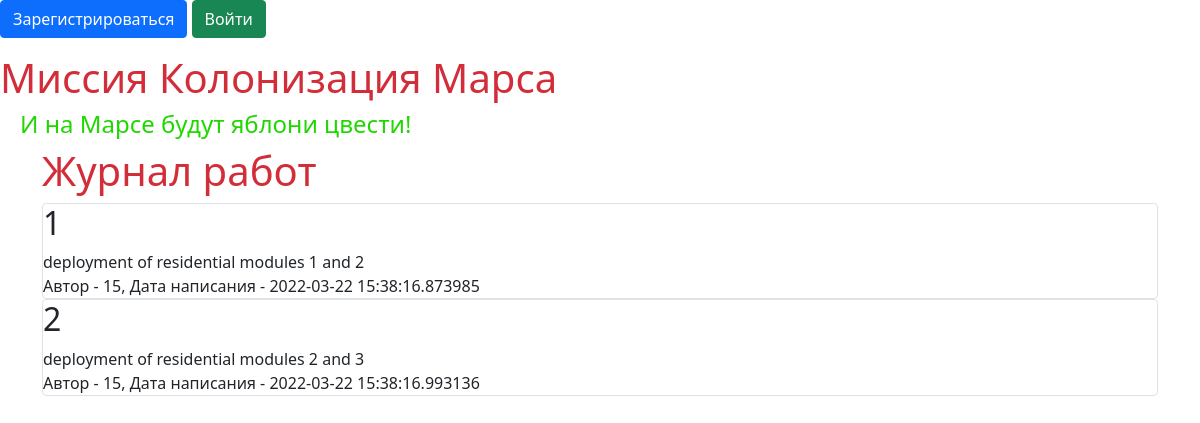
/jobs, run on an earlier commit of the app's database.
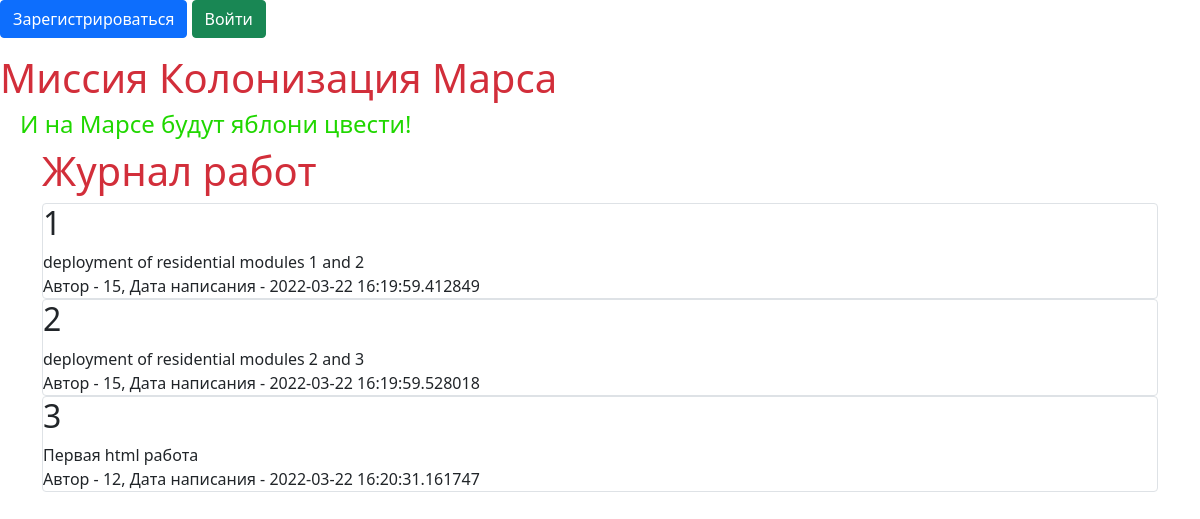
And on a later commit of the database.
### data/jobs.py (models this page shows, shortened)
class Jobs(SqlAlchemyBase):
    __tablename__ = 'jobs'
    id = sqlalchemy.Column(sqlalchemy.Integer,
                           primary_key=True, autoincrement=True)
    team_leader = sqlalchemy.Column(sqlalchemy.Integer,
                                    sqlalchemy.ForeignKey("users.id"))
    job = sqlalchemy.Column(sqlalchemy.String, nullable=True)
    work_size = sqlalchemy.Column(sqlalchemy.Integer, nullable=True)
    collaborators = sqlalchemy.Column(sqlalchemy.String, nullable=True)
    start_date = sqlalchemy.Column(sqlalchemy.DateTime)
    end_date = sqlalchemy.Column(sqlalchemy.DateTime, nullable=True)
    is_finished = sqlalchemy.Column(sqlalchemy.Boolean)
    user = orm.relation('User')

### mars3.py (the view)
@app.route("/")
@app.route("/jobs")
def index():
    db_sess = db_session.create_session()
    jobs = db_sess.query(Jobs).all()  # filter(News.is_private != True)
    return render_template("jobs.html", jobs=jobs)

### data/db_session.py (called while the page is built)
def create_session() -> Session:
    global __factory
    return __factory()

### templates/jobs.html
{% extends "base.html" %}
{% block content %}
<h1>Журнал работ</h1>
{% for item in jobs%}
<div class="col-md6 border rounded">
    <h2>{{item.id}}</h2>
    <div>
        {{item.job}}
    </div>
    <div>
        Автор - {{item.work_size}}, Дата написания - {{item.start_date}}
    </div>
</div>
{% endfor %}
{% endblock %}

### templates/base.html (shortened to what this page needs)
<!doctype html>
<html lang="en">
<head>
    <link href="https://cdn.jsdelivr.net/npm/bootstrap@5.1.3/dist/css/bootstrap.min.css"
          rel="stylesheet"
>
    <link rel="stylesheet" type="text/css" href="/static/css/style.css" />
</head>
<body>
    <nav class="menu">
        {% if current_user.is_authenticated %}
            <a class="navbar-brand" href="/logout">{{ current_user.name }}</a>
        {% else %}
            <p>
                <a class="btn btn-primary " href="/register">Зарегистрироваться</a>
                <a class="btn btn-success" href="/login">Войти</a>
            </p>
        {% endif %}
    </nav>
    <h1>Миссия Колонизация Марса</h1>
    <h4>И на Марсе будут яблони цвести!</h4>
    <main role="main" class="container">
        {% block content %}{% endblock %}
    </main>
</body>
</html>

### static/css/style.css (style rules this page uses)
h1 { color: #d22e3a; }
h4 { color: #20d700; padding: 0px 0px 0px 20px; }

What changed in the data, as far as the page shows it:
changed Jobs "deployment of residential modules 1 and 2": start_date "2022-03-22 15:38:16.873985" → "2022-03-22 16:19:59.412849"
changed Jobs "deployment of residential modules 2 and 3": start_date "2022-03-22 15:38:16.993136" → "2022-03-22 16:19:59.528018"
added Jobs: id "3", job "Первая html работа", work_size "12", start_date "2022-03-22 16:20:31.161747"
